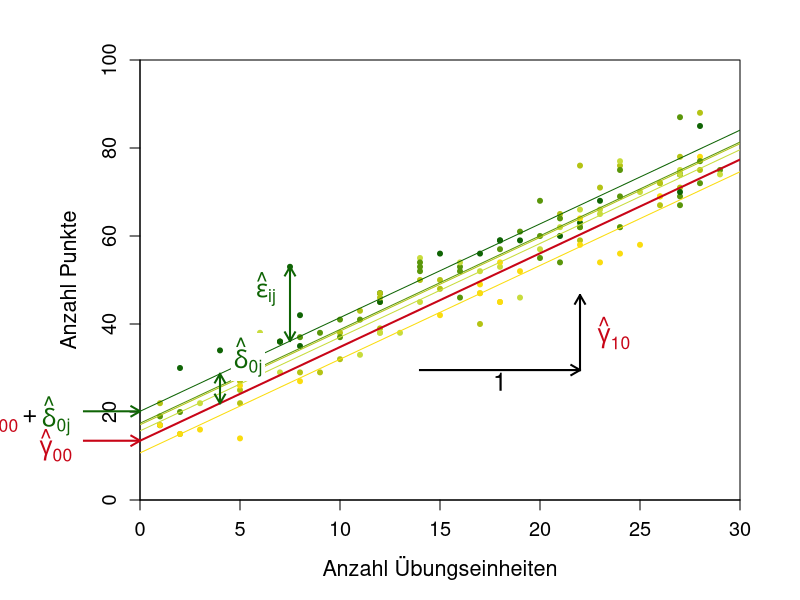
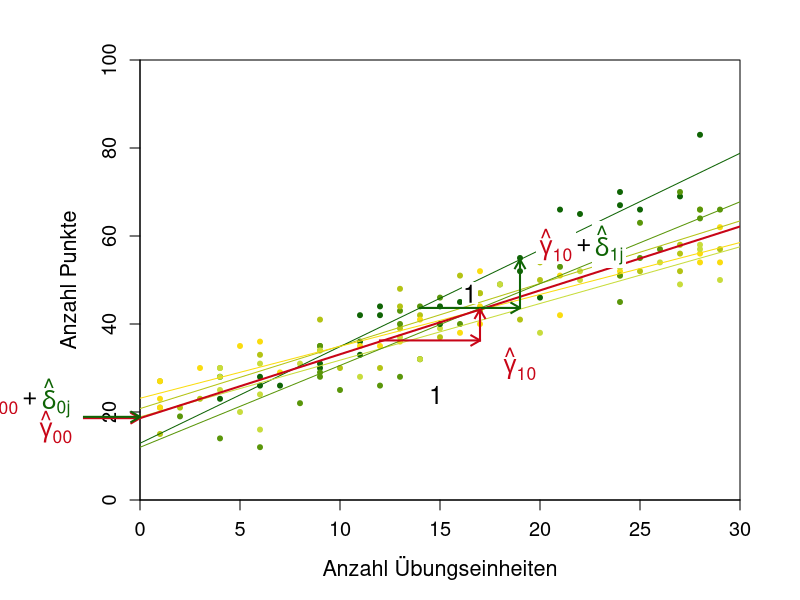
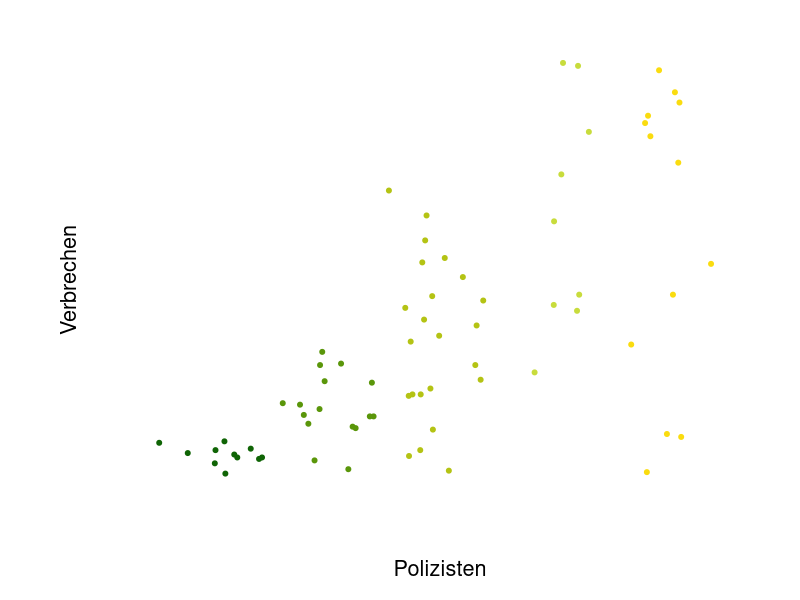
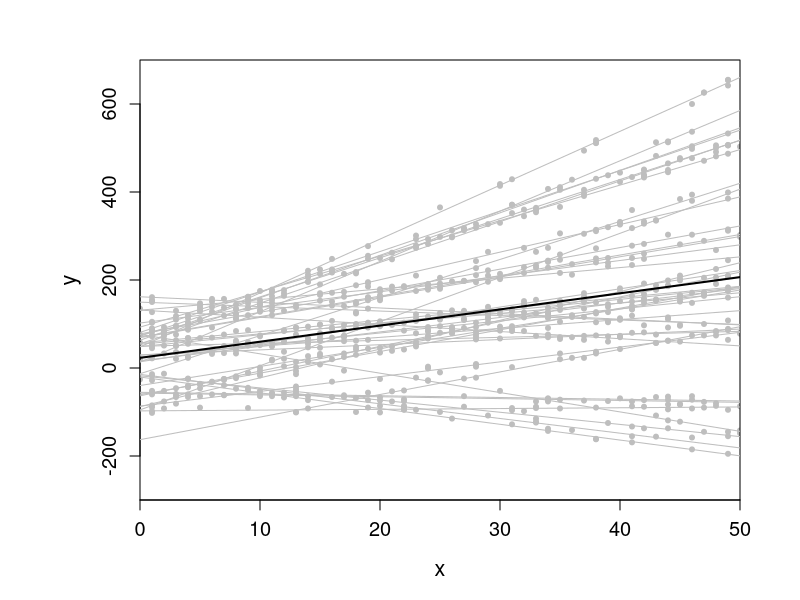
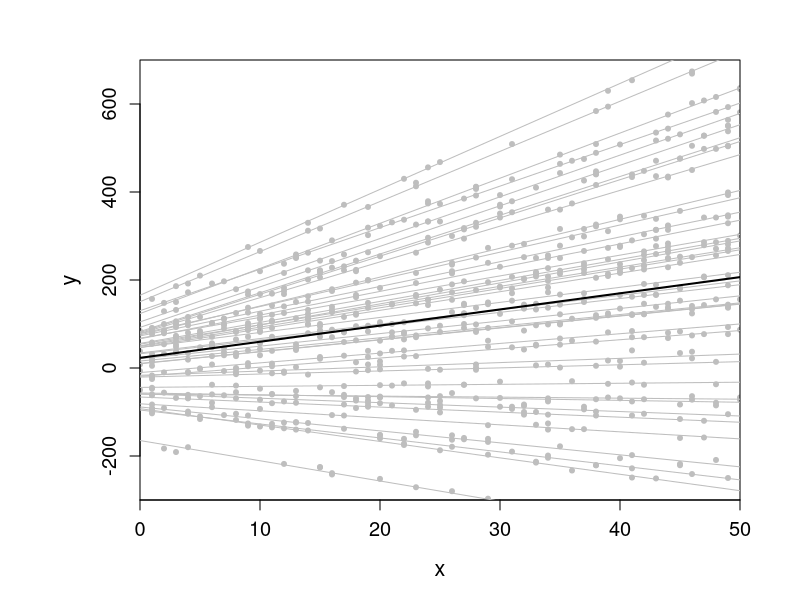
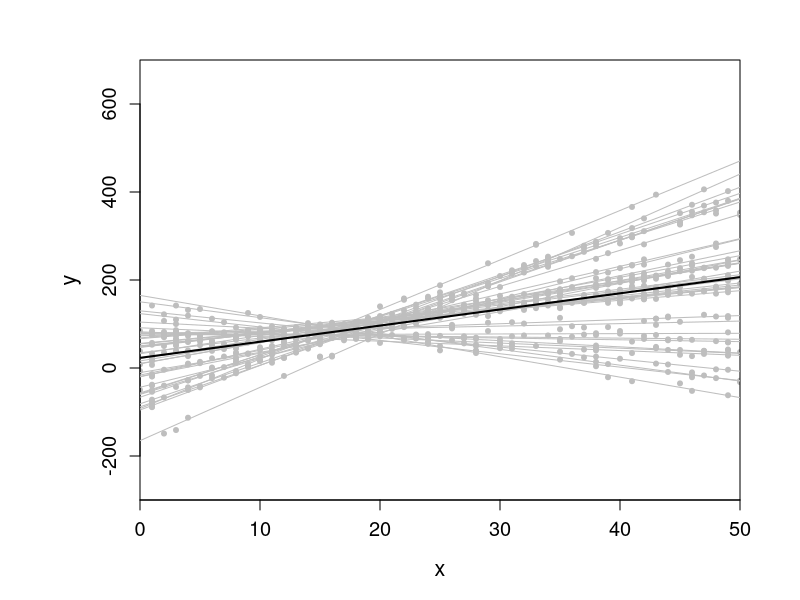

The R script that drew these images, in order:
dblue <- rgb(5, 75, 195, maxColorValue = 255)
dred <- rgb(200, 5, 23, maxColorValue = 255)
dgreen <- rgb(15, 100, 5, maxColorValue = 255)
dyell <- rgb(250, 220, 15, maxColorValue = 255)
dpurp <- rgb(160, 0, 210, maxColorValue = 255)
dpink <- rgb(250, 30, 220, maxColorValue = 255)
dturq <- rgb(0, 240, 250, maxColorValue = 255)
dorange <- rgb(250, 160, 0, maxColorValue = 255)

dgreen <- rgb(15, 100, 5, maxColorValue = 255)
shgreen2 <- rgb(90, 150, 10, maxColorValue = 255)
shgreen3 <- rgb(180, 195, 20, maxColorValue = 255)
shgreen4 <- rgb(200, 220, 60, maxColorValue = 255)
shgreen5 <- rgb(70, 150, 90, maxColorValue = 255)
dblue <- rgb(5, 75, 195, maxColorValue = 255)

cols <- c(dgreen,shgreen2,shgreen3,shgreen4,dyell)

library("lme4")
library("plotrix")

# Random Intercept --------------------------------------------------------

set.seed(42)

n<- 160
nKlassen <- 6

Uebungen <- round(runif(n,1,29), digits=0)
Klasse <- sample(1:nKlassen, size=n, replace=TRUE)
effects <- round(rnorm(nKlassen,0,10), digits=1)
random_intercept <- numeric(n)
for(i in 1:n){
  random_intercept[i] <- effects[Klasse[i]]
}
error <- round(rnorm(n,0,5), digits=1)
Leistung <- round(12 + 2.2 * Uebungen + random_intercept + error, digits=0)

Klasse <- as.factor(Klasse)
levels(Klasse) <- c("7a","7b","7c","7d","7e","7f")

dat <- data.frame(Uebungen, Klasse, Leistung)
summary(dat)

mm_ri <- lmer(Leistung ~ 1 + Uebungen + (1|Klasse), data = dat)
summary(mm_ri)
 

# Plot Random Intercept erstellen ----------------------------------------------------------

Klassencols <- integer(n)
for(i in 1:n){
  Klassencols[i] <- cols[rank(-coef(mm_ri)$Klasse[,1])][which(levels(Klasse)==Klasse[i])]
}

# pdf("mm_ri.pdf")
par(mar=c(5,7,3,3))
plot(dat$Uebungen, dat$Leistung,  xlab="Anzahl Übungseinheiten", 
     ylab="Anzahl Punkte", 
     xlim=c(0,30), ylim=c(0,100), col = Klassencols, pch=20, 
     xaxs="i", yaxs="i", cex.lab=1.3, cex.axis=1.2)

# Linien pro Klasse
for(j in 1:nKlassen){
  abline(coef(mm_ri)$Klasse[j,1],coef(mm_ri)$Klasse[j,2],
         col = cols[rank(-coef(mm_ri)$Klasse[,1])][j])
}
# fixed Linie
abline(fixef(mm_ri), col = dred, lwd = 2)

# Intercept fixed 
arrows(x0=-2.8,x1=0,y0=fixef(mm_ri)[1],y1=fixef(mm_ri)[1], col=dred, lwd=2, 
       lend=2, xpd=T, length=0.1)
text(x=-4.2,y=fixef(mm_ri)[1]-1,expression(hat(gamma)['00']), cex=1.5, xpd=T, col=dred)

# intercept Klasse
arrows(x0=-2.8,x1=0,y0=sort(coef(mm_ri)$Klasse[,1])[6],
       y1=sort(coef(mm_ri)$Klasse[,1])[6], col=cols[1], lwd=2, lend=2, xpd=T, 
       length=0.1)
text(x=-6.9,y=sort(coef(mm_ri)$Klasse[,1])[6]-1,
     expression(hat(gamma)['00']), 
     cex=1.5, xpd=T, col=dred)
text(x=-5.5,y=sort(coef(mm_ri)$Klasse[,1])[6]-1,
     expression("+"), 
     cex=1.5, xpd=T)
text(x=-4.2,y=sort(coef(mm_ri)$Klasse[,1])[6]-1,
     expression(hat(delta)['0j']), 
     cex=1.5, xpd=T, col=dgreen)

# Steigung an einer Klasse
niedr_Kl<-levels(Klasse)[order(coef(mm_ri)$Klasse[,1])][1]
arrows(x0=14,x1=22,y0=predict(mm_ri,newdata=data.frame(Uebungen=14,Klasse=niedr_Kl)),
       y1=predict(mm_ri,newdata=data.frame(Uebungen=14,Klasse=niedr_Kl)), 
       col=1, lwd=2, lend=2, xpd=T, length=0.1)
arrows(x0=22,x1=22,y0=predict(mm_ri,newdata=data.frame(Uebungen=14,Klasse=niedr_Kl)),
       y1=predict(mm_ri,newdata=data.frame(Uebungen=22,Klasse=niedr_Kl)), 
       col=1, lwd=2, lend=2, xpd=T, length=0.1)
text(x=18,y=27,"1", cex=1.5)
text(x=23.7,y=38,expression(hat(gamma)['10']), cex=1.5, col=dred)

# Abweichung Klasse
hoech_Kl<-levels(Klasse)[order(-coef(mm_ri)$Klasse[,1])][1]
arrows(x0=4,x1=4,y0=predict(mm_ri,newdata=data.frame(Uebungen=4,Klasse=hoech_Kl),re.form=NA),
       y1=predict(mm_ri,newdata=data.frame(Uebungen=4,Klasse=hoech_Kl)), 
       col=cols[1], lwd=2, lend=2, xpd=T, length=0.1, code=3)
boxed.labels(x=5.4,y=32.5,expression(hat(delta)['0j']), cex=1.5, xpd=T, 
             bg="white", border=NA, col=dgreen)

# Abweichung Schueler
points(x=7.5,y=53,pch=20,col=dgreen)
arrows(x0=7.5,x1=7.5,y0=predict(mm_ri,newdata=data.frame(Uebungen=7.5,Klasse=hoech_Kl)),
       y1=53, 
       col=cols[1], lwd=2, lend=2, xpd=T, length=0.1, code=3)
boxed.labels(x=6.3,y=48,expression(hat(epsilon)['ij']), cex=1.5, xpd=T, 
             bg="white", border=NA, col=dgreen)
#dev.off()

summary(mm_ri)

# random intercept + slope, uncorrelated ----------------------------------

set.seed(77) #42 #55 sieht aus wie corr

n<- 160
nKlassen <- 6

Uebungen <- round(runif(n,1,29), digits=0)
Klasse <- sample(1:nKlassen, size=n, replace=TRUE)
effects_i <- round(rnorm(nKlassen,0,8), digits=1)
# uncorr
effects_s <- round(rnorm(nKlassen,0,1), digits=1)
random_intercept <- numeric(n)
for(i in 1:n){
  random_intercept[i] <- effects_i[Klasse[i]]
}
random_slope <- numeric(n)
for(i in 1:n){
  random_slope[i] <- effects_s[Klasse[i]]
}
error <- round(rnorm(n,0,5), digits=1)
Leistung <- round(17 + 1.7 * Uebungen + random_intercept + random_slope * Uebungen + error, digits=0)

Klasse <- as.factor(Klasse)
levels(Klasse) <- c("7a","7b","7c","7d","7e","7f")

dat <- data.frame(Uebungen,Klasse,Leistung)
summary(dat)

mm_ri <- lmer(Leistung ~ 1 + Uebungen + (1|Klasse), data = dat)
summary(mm_ri)

mm_ris <- lmer(Leistung ~ 1 + Uebungen + (1+Uebungen|Klasse), data = dat)
summary(mm_ris)

Klassencols <- integer(n)
for(i in 1:n){
  Klassencols[i] <- cols[rank(-coef(mm_ris)$Klasse[,2])][which(levels(Klasse)==Klasse[i])]
}

#pdf("mm_ris.pdf")
par(mar=c(5,7,3,3))
plot(dat$Uebungen, dat$Leistung,  xlab="Anzahl Übungseinheiten", ylab="Anzahl Punkte", 
     xlim=c(0,30), ylim=c(0,100), col = Klassencols, pch=20, xaxs="i", yaxs="i", 
     cex.lab=1.3, cex.axis=1.2)
lwd_Kl<-rep(1,6)
#lowest slope
lwd_Kl[which(levels(Klasse)==levels(Klasse)[order(coef(mm_ris)$Klasse[,2])][1])]<-1
#highest slope
lwd_Kl[which(levels(Klasse)==levels(Klasse)[order(-coef(mm_ris)$Klasse[,2])][1])]<-1
# Linien pro Klasse
for(j in 1:nKlassen){
  abline(coef(mm_ris)$Klasse[j,1],coef(mm_ris)$Klasse[j,2],
         col = cols[rank(-coef(mm_ris)$Klasse[,2])][j], lwd=lwd_Kl[j])
}
# Linie fixed
abline(fixef(mm_ris), col = dred, lwd = 2)
# Intercept fixed
arrows(x0=-2.8,x1=0,y0=fixef(mm_ris)[1],y1=fixef(mm_ris)[1], 
       col=dred, lwd=2, lend=2, xpd=T, length=0.1)
text(x=-4.2,y=fixef(mm_ris)[1]-2,expression(hat(gamma)['00']), cex=1.5, xpd=T, col=dred)
# Intercept eine Klasse
arrows(x0=-2.8,x1=0,
       y0=sort(coef(mm_ris)$Klasse[,1])[which(levels(Klasse)==levels(Klasse)[order(coef(mm_ris)$Klasse[,2])][1])],
       y1=sort(coef(mm_ris)$Klasse[,1])[which(levels(Klasse)==levels(Klasse)[order(coef(mm_ris)$Klasse[,2])][1])], 
       col=cols[1], lwd=2, lend=2, xpd=T, length=0.1)
text(x=-6.9,
     y=sort(coef(mm_ris)$Klasse[,1])[which(levels(Klasse)==levels(Klasse)
                                           [order(coef(mm_ris)$Klasse[,2])][1])]+4.3,
     expression(hat(gamma)['00']), cex=1.5, xpd=T,col=dred)
text(x=-5.5,
     y=sort(coef(mm_ris)$Klasse[,1])[which(levels(Klasse)==levels(Klasse)
                                           [order(coef(mm_ris)$Klasse[,2])][1])]+4.3,
     expression("+"), cex=1.5, xpd=T)
text(x=-4.2,
     y=sort(coef(mm_ris)$Klasse[,1])[which(levels(Klasse)==levels(Klasse)
                                           [order(coef(mm_ris)$Klasse[,2])][1])]+4.3,
     expression(hat(delta)['0j']), cex=1.5, xpd=T, col=dgreen)
#niedr_Kl<-levels(Klasse)[order(coef(mm_ris)$Klasse[,1])][1]
#hoechst_Kl<-levels(Klasse)[order(-coef(mm_ris)$Klasse[,1])][1]
# hoechste Steigung
Nr_Klasse<-which(levels(Klasse)==levels(Klasse)[order(-coef(mm_ris)$Klasse[,2])][1])
# random effects, bereits aufaddiert auf fixed effects
my_predict <- function(Nr_Uebungen,Nr_Klasse){
  coef(mm_ris)$Klasse[,1][Nr_Klasse] + coef(mm_ris)$Klasse[,2][Nr_Klasse] * Nr_Uebungen
}
my_predict(14,Nr_Klasse)
# Steigung eine Klasse
arrows(x0=14,x1=19,y0=my_predict(14,Nr_Klasse),y1=my_predict(14,Nr_Klasse), 
       col=cols[1], lwd=2, lend=2, xpd=T, length=0.1)
arrows(x0=19,x1=19,y0=my_predict(14,Nr_Klasse),y1=my_predict(19,Nr_Klasse), 
       col=cols[1], lwd=2, lend=2, xpd=T, length=0.1)
boxed.labels(x=16.5,y=47,"1", cex=1.5, bg="white", border=NA)
boxed.labels(x=20.8,y=58,expression(hat(gamma)['10']), cex=1.5, xpd=T, 
     bg="white", border=NA, col=dred)
boxed.labels(x=22.2,y=58,expression("+"), cex=1.5, xpd=T, 
             bg="white", border=NA)
boxed.labels(x=23.45,y=58,expression(hat(delta)['1j']), cex=1.5, xpd=T, 
             bg="white", border=NA,col=dgreen)
# re.form=NA ist nur fixed effects
# Steigung fixed
arrows(x0=12,x1=17,y0=predict(mm_ri,newdata=data.frame(Uebungen=12,Klasse=niedr_Kl),
                              re.form=NA),
       y1=predict(mm_ri,newdata=data.frame(Uebungen=12,Klasse=niedr_Kl),re.form=NA), 
       col=dred, lwd=2, lend=2, xpd=T, length=0.1)
arrows(x0=17,x1=17,y0=predict(mm_ri,newdata=data.frame(Uebungen=12,Klasse=niedr_Kl),
                              re.form=NA),
       y1=predict(mm_ri,newdata=data.frame(Uebungen=17,Klasse=niedr_Kl),re.form=NA), 
       col=dred, lwd=2, lend=2, xpd=T, length=0.1)
boxed.labels(x=14.8,y=24,"1", cex=1.5, bg="white", border=NA)
boxed.labels(x=19,y=31,expression(hat(gamma)['10']), cex=1.5, bg="white", border=NA, 
             col=dred)
#dev.off()

summary(mm_ris)


####################################################
# random intercept + slope, uncorrelated - EXTREMER
####################################################

set.seed(2) 

n<- 800
nKlassen <- 40

Uebungen <- round(runif(n,0,50), digits=0)
Klasse <- sample(1:nKlassen, size=n, replace=TRUE)
effects_i <- round(rnorm(nKlassen,0,80), digits=1)
# uncorr
effects_s <- round(rnorm(nKlassen,0,5), digits=1)
random_intercept <- numeric(n)
for(i in 1:n){
  random_intercept[i] <- effects_i[Klasse[i]]
}
random_slope <- numeric(n)
for(i in 1:n){
  random_slope[i] <- effects_s[Klasse[i]]
}
error <- round(rnorm(n,0,5), digits=1)
Leistung <- round(30 + 4 * Uebungen + random_intercept + random_slope * Uebungen + error, digits=0)

Klasse <- as.factor(Klasse)

dat <- data.frame(Uebungen,Klasse,Leistung)
summary(dat)

mm_ris <- lmer(Leistung ~ 1 + Uebungen + (1+Uebungen|Klasse), data = dat)
summary(mm_ris)

pdf("mm_ris_uncorr.pdf")
par(mar=c(5,7,3,3))
plot(dat$Uebungen, dat$Leistung,  xlab="x", ylab="y", 
     xlim=c(0,50), ylim=c(-300,700), col = "gray", pch=20, xaxs="i", yaxs="i", 
     cex.lab=1.3, cex.axis=1.2)
# Linien pro Klasse
for(j in 1:nKlassen){
  abline(coef(mm_ris)$Klasse[j,1],coef(mm_ris)$Klasse[j,2],col = "gray", lwd=1)
}
# Linie fixed
abline(fixef(mm_ris), col = 1, lwd = 2)
dev.off()

####################################################
# random intercept + slope, correlated - EXTREMER
####################################################

set.seed(2) 

n<- 800
nKlassen <- 40

Uebungen <- round(runif(n,0,50), digits=0)
Klasse <- sample(1:nKlassen, size=n, replace=TRUE)
effects_i <- round(rnorm(nKlassen,0,80), digits=1)
effects_i <- sort(effects_i)
effects_s <- round(rnorm(nKlassen,0,5), digits=1)
effects_s <- sort(effects_s)
cor(effects_i,effects_s)
random_intercept <- numeric(n)
for(i in 1:n){
  random_intercept[i] <- effects_i[Klasse[i]]
}
random_slope <- numeric(n)
for(i in 1:n){
  random_slope[i] <- effects_s[Klasse[i]]
}
error <- round(rnorm(n,0,5), digits=1)
Leistung <- round(30 + 4 * Uebungen + random_intercept + random_slope * Uebungen + error, digits=0)

Klasse <- as.factor(Klasse)

dat <- data.frame(Uebungen,Klasse,Leistung)
summary(dat)

mm_ris <- lmer(Leistung ~ 1 + Uebungen + (1+Uebungen|Klasse), data = dat)
summary(mm_ris)

pdf("mm_ris_corr.pdf")
par(mar=c(5,7,3,3))
plot(dat$Uebungen, dat$Leistung,  xlab="x", ylab="y", 
     xlim=c(0,50), ylim=c(-300,700), col = "gray", pch=20, xaxs="i", yaxs="i", 
     cex.lab=1.3, cex.axis=1.2)
# Linien pro Klasse
for(j in 1:nKlassen){
  abline(coef(mm_ris)$Klasse[j,1],coef(mm_ris)$Klasse[j,2],col = "gray", lwd=1)
}
# Linie fixed
abline(fixef(mm_ris), col = 1, lwd = 2)
dev.off()

####################################################
# random intercept + slope, neg correlated - EXTREMER
####################################################

set.seed(2) 

n<- 800
nKlassen <- 40

Uebungen <- round(runif(n,0,50), digits=0)
Klasse <- sample(1:nKlassen, size=n, replace=TRUE)
effects_i <- round(rnorm(nKlassen,0,80), digits=1)
effects_i <- sort(effects_i)
effects_s <- round(rnorm(nKlassen,0,5), digits=1)
effects_s <- sort(effects_s,decreasing=TRUE)
cor(effects_i,effects_s)
random_intercept <- numeric(n)
for(i in 1:n){
  random_intercept[i] <- effects_i[Klasse[i]]
}
random_slope <- numeric(n)
for(i in 1:n){
  random_slope[i] <- effects_s[Klasse[i]]
}
error <- round(rnorm(n,0,5), digits=1)
Leistung <- round(30 + 4 * Uebungen + random_intercept + random_slope * Uebungen + error, digits=0)

Klasse <- as.factor(Klasse)

dat <- data.frame(Uebungen,Klasse,Leistung)
summary(dat)

mm_ris <- lmer(Leistung ~ 1 + Uebungen + (1+Uebungen|Klasse), data = dat)
summary(mm_ris)

pdf("mm_ris_neg_corr.pdf")
par(mar=c(5,7,3,3))
plot(dat$Uebungen, dat$Leistung,  xlab="x", ylab="y", 
     xlim=c(0,50), ylim=c(-300,700), col = "gray", pch=20, xaxs="i", yaxs="i", 
     cex.lab=1.3, cex.axis=1.2)
# Linien pro Klasse
for(j in 1:nKlassen){
  abline(coef(mm_ris)$Klasse[j,1],coef(mm_ris)$Klasse[j,2],col = "gray", lwd=1)
}
# Linie fixed
abline(fixef(mm_ris), col = 1, lwd = 2)
dev.off()



####################################################
# Verbrechen Polizisten
####################################################

set.seed(2) 

n_citites<-5

n <- round(rnorm(n_citites,15,5), digits=0)
m_p <- seq(30,200,length.out = n_citites)
v_p <- seq(5,90,length.out = n_citites)
i_v <- seq(100,700,length.out = n_citites)

Typ <- numeric(0)
Polizisten <- numeric(0)
Verbrechen <- numeric(0)

for(i in 1:length(n)){
Typ_i <- rep(i,n[i])
Polizisten_i <- round(rnorm(n[i],m_p[i],v_p[i]), digits=0)
error <- round(rnorm(n[i],0,30), digits=0)
Verbrechen_i <- i_v[i] - 0.01 * Polizisten_i + error
Typ <- c(Typ,Typ_i)
Polizisten <- c(Polizisten,Polizisten_i)
Verbrechen <- c(Verbrechen,Verbrechen_i)
}

dat <- data.frame(Typ, Polizisten, Verbrechen)

#pdf("verbrechen.pdf")
par(mar=c(5,7,3,3))
plot(dat$Verbrechen, dat$Polizisten,  xlab="Polizisten", ylab="Verbrechen", 
     col = cols[dat$Typ], 
     xlim=c(0,800),ylim=c(0,300),
     pch=20, xaxs="i", yaxs="i", axes=FALSE,
     cex.lab=1.3, cex.axis=1.2)
#dev.off()

